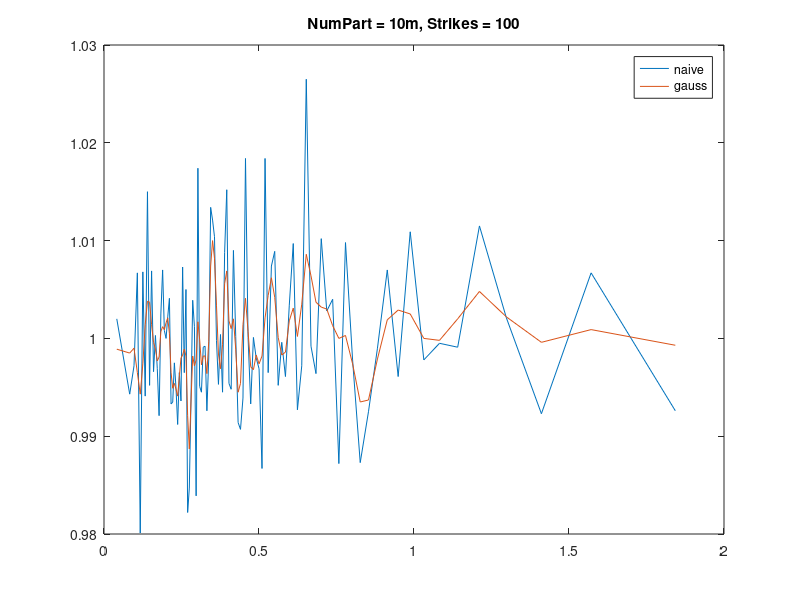

Reproduce this figure in MATLAB.
% strikes = 100
% particles = 10m

%gauss
eg = [0.9989 0.9985 0.9990 0.9965 0.9943 0.9974 1.0014 1.0038 1.0037 1.0014 0.9996 0.9989 0.9977 0.9981 1.0007 1.0012 1.0009 1.0016 1.0021 1.0005 0.9965 0.9949 0.9954 0.9948 0.9941 0.9961 0.9980 0.9983 0.9989 0.9982 0.9921 0.9887 0.9935 0.9982 0.9972 0.9978 1.0017 0.9999 0.9973 0.9982 0.9982 0.9964 0.9997 1.0074 1.0100 1.0082 1.0034 0.9984 0.9969 0.9994 1.0056 1.0069 1.0018 1.0010 1.0020 0.9989 0.9945 0.9954 1.0014 1.0041 1.0007 0.9971 0.9968 0.9983 0.9974 0.9982 1.0021 1.0044 1.0062 1.0042 1.0001 0.9983 0.9986 1.0018 1.0031 1.0002 1.0035 1.0086 1.0064 1.0037 1.0032 1.0030 1.0013 1.0000 1.0003 0.9974 0.9935 0.9937 0.9979 1.0019 1.0029 1.0025 1.0000 0.9998 1.0020 1.0048 1.0022 0.9996 1.0009 0.9993 ];
sg = [0.0412 0.0829 0.0968 0.1076 0.1169 0.1253 0.1329 0.1402 0.1470 0.1535 0.1598 0.1659 0.1719 0.1777 0.1834 0.1891 0.1947 0.2002 0.2056 0.2110 0.2163 0.2217 0.2270 0.2323 0.2376 0.2430 0.2483 0.2536 0.2590 0.2644 0.2698 0.2752 0.2806 0.2861 0.2917 0.2972 0.3029 0.3085 0.3143 0.3201 0.3260 0.3319 0.3379 0.3440 0.3502 0.3564 0.3628 0.3692 0.3757 0.3824 0.3891 0.3960 0.4031 0.4102 0.4175 0.4249 0.4326 0.4403 0.4483 0.4564 0.4647 0.4732 0.4820 0.4909 0.5002 0.5097 0.5195 0.5296 0.5400 0.5507 0.5619 0.5734 0.5853 0.5977 0.6105 0.6239 0.6379 0.6525 0.6677 0.6838 0.7008 0.7186 0.7376 0.7576 0.7790 0.8019 0.8265 0.8531 0.8821 0.9138 0.9489 0.9878 1.0317 1.0822 1.1409 1.2111 1.2980 1.4110 1.5713 1.8430 ];

%naive
en = [1.0020 0.9943 0.9972 1.0067 0.9801 1.0068 0.9941 1.0150 0.9952 1.0069 0.9966 1.0003 0.9969 0.9921 1.0025 1.0070 1.0008 1.0000 1.0022 1.0041 0.9933 0.9935 0.9975 0.9949 0.9912 0.9965 0.9936 1.0073 0.9965 1.0050 0.9822 0.9847 0.9937 1.0039 1.0012 0.9839 1.0174 0.9951 0.9945 0.9991 0.9992 0.9926 0.9980 1.0134 1.0121 1.0104 0.9998 0.9953 1.0004 0.9945 1.0088 1.0152 0.9954 0.9948 1.0090 1.0002 0.9914 0.9907 0.9939 1.0184 1.0001 0.9933 1.0001 0.9980 0.9969 0.9867 1.0184 0.9965 1.0074 1.0089 0.9952 0.9996 0.9961 1.0034 1.0097 0.9927 0.9972 1.0265 0.9992 0.9964 1.0102 1.0028 1.0040 0.9872 1.0098 0.9978 0.9873 0.9925 0.9990 1.0070 0.9961 1.0109 0.9978 0.9995 0.9991 1.0115 1.0021 0.9923 1.0067 0.9926 ];
sn = [0.0412 0.0829 0.0968 0.1076 0.1169 0.1253 0.1329 0.1402 0.1470 0.1535 0.1598 0.1659 0.1719 0.1777 0.1834 0.1891 0.1947 0.2002 0.2056 0.2110 0.2163 0.2217 0.2270 0.2323 0.2376 0.2430 0.2483 0.2536 0.2590 0.2644 0.2698 0.2752 0.2806 0.2861 0.2917 0.2972 0.3029 0.3085 0.3143 0.3201 0.3260 0.3319 0.3379 0.3440 0.3502 0.3564 0.3628 0.3692 0.3757 0.3824 0.3891 0.3960 0.4031 0.4102 0.4175 0.4249 0.4326 0.4403 0.4483 0.4564 0.4647 0.4732 0.4820 0.4909 0.5002 0.5097 0.5195 0.5296 0.5400 0.5507 0.5619 0.5734 0.5853 0.5977 0.6105 0.6239 0.6379 0.6525 0.6677 0.6838 0.7008 0.7186 0.7376 0.7576 0.7790 0.8019 0.8265 0.8531 0.8821 0.9138 0.9489 0.9878 1.0317 1.0822 1.1409 1.2111 1.2980 1.4110 1.5713 1.8430 ];

plot(sn, en)
hold
plot(sg, eg)
legend('naive','gauss')
title('NumPart = 10m, Strikes = 100')